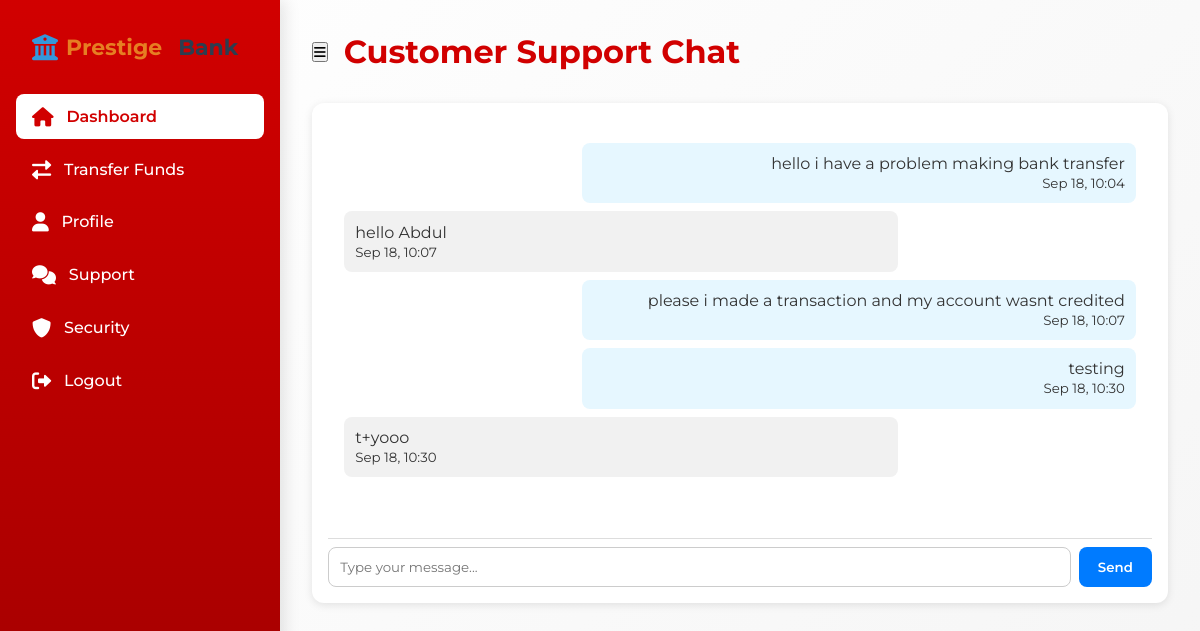
Screenshot of /chat/ (signed in) with the database file from the repository.
### bank/models.py (models this page shows, shortened)
class ChatMessage(models.Model):
    SENDER_CHOICES = (
        ('customer', 'Customer'),
        ('support', 'Support'),
    )
    user = models.ForeignKey(User, on_delete=models.CASCADE, related_name="chat_messages")
    sender = models.CharField(max_length=10, choices=SENDER_CHOICES)
    message = models.TextField()
    timestamp = models.DateTimeField(auto_now_add=True)
    class Meta:
        ordering = ["timestamp"]

### bank/views.py (the view)
def chat_page(request):
    messages = ChatMessage.objects.filter(user=request.user)
    return render(request, "main/chat.html", {"messages": messages})

### templates/main/chat.html (shortened to what this page needs)
{% extends "main/base.html" %}
{% block content %}
<div class="main-content">
    <div class="header">
        <div style="display:flex; align-items:center; gap:1rem;">
            <button class="mobile-menu-toggle" id="menuToggle">
                <i class="fas fa-bars"></i>
            </button>
            <div class="page-title">Customer Support Chat</div>
        </div>
    </div>
    <div class="chat-container">
        <div id="chatBox" class="chat-box">
            {% for msg in messages %}
                <div class="chat-message {% if msg.sender == 'customer' %}customer{% else %}support{% endif %}">
                    <p>{{ msg.message }}</p>
                    <small>{{ msg.timestamp|date:"M d, H:i" }}</small>
                </div>
            {% endfor %}
        </div>
        <form method="POST" action="{% url 'send_message' %}" class="chat-form">
            <input type="text" name="message" placeholder="Type your message..." required>
            <button type="submit">Send</button>
        </form>
    </div>
</div>
{% endblock %}

### templates/main/base.html (style rules this page uses)
:root { --primary: #d10000; --primary-dark: #a00000; --primary-light: #ff3333; --secondary: #ffffff; --secondary-dark: #f5f5f5; --accent: #ffd700; --accent-dark: #c5a600; --text-dark: #333333; --text-light: #ffffff; --glass: rgba(255, 255, 255, 0.15); --glass-border: rgba(255, 255, 255, 0.2); --shadow: 0 8px 32px rgba(0, 0, 0, 0.2); --transition: all 0.3s ease; --success: #4caf50; --warning: #ff9800; --danger: #f44336; }
* { margin: 0; padding: 0; box-sizing: border-box; font-family: 'Montserrat', sans-serif; }
body { background: linear-gradient(135deg, #ffffff 0%, #f5f5f5 100%); color: var(--text-dark); min-height: 100vh; overflow-x: hidden; }
.main-content { padding: 2rem; overflow-y: auto; grid-column: 2; }
.header { display: flex; justify-content: space-between; align-items: center; margin-bottom: 2rem; }
.page-title { font-size: 2rem; font-weight: 700; color: var(--primary); }

### templates/main/chat.html (style rules this page uses)
.chat-container { margin-top: 2rem; padding: 1rem; background: #fff; border-radius: 12px; box-shadow: 0 2px 8px rgba(0,0,0,0.1); display: flex; flex-direction: column; height: 500px; }
.chat-box { flex: 1; overflow-y: auto; padding: 1rem; border-bottom: 1px solid #ddd; }
.chat-message { margin: 0.5rem 0; padding: 0.7rem; border-radius: 8px; max-width: 70%; }
.chat-message.customer { background: #e6f7ff; margin-left: auto; text-align: right; }
.chat-message.support { background: #f1f1f1; margin-right: auto; text-align: left; }
.chat-form { display: flex; gap: 0.5rem; margin-top: 0.5rem; }
.chat-form input { flex: 1; padding: 0.7rem; border-radius: 8px; border: 1px solid #ccc; }
.chat-form button { padding: 0.7rem 1.2rem; border: none; border-radius: 8px; background: #007bff; color: #fff; font-weight: 600; cursor: pointer; }

### rows the page displays
ChatMessage: message "hello i have a problem making bank transfer", timestamp "Sep 18, 10:04"
ChatMessage: message "hello Abdul", timestamp "Sep 18, 10:07"
ChatMessage: message "please i made a transaction and my account wasnt credited", timestamp "Sep 18, 10:07"
ChatMessage: message "testing", timestamp "Sep 18, 10:30"
ChatMessage: message "t+yooo", timestamp "Sep 18, 10:30"
